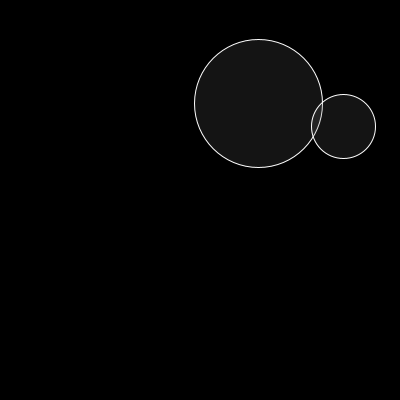
Frame 1 (no input)
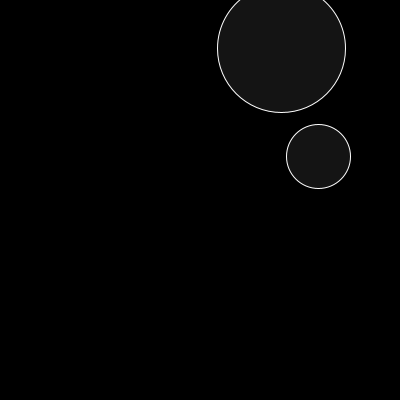
Frame 60 (the mouse pressed at the canvas centre just before this capture)
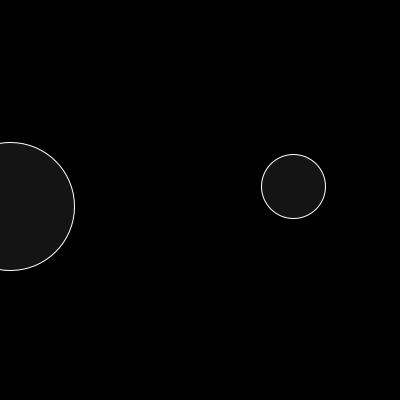
Frame 120 (the mouse held since frame 60 and released just before this capture)

The Processing sketch that drew these frames (run headless with seeded random() and noise(); from frame 60 on, the mouse is pressed at the canvas centre):

// Processing sketch: exemple_18_03_deux_balles
// ── exemple_18_03_deux_balles.pde
Balle b1, b2;

void setup() {
  size(400, 400);
  b1 = new Balle(64);
  b2 = new Balle(32);
}

void draw() {
  background(0);
  b1.dessiner();
  b2.dessiner();
  b1.bouger();
  b2.bouger();
}
// ── Balle.pde
class Balle {
  float r;      // Rayon
  float x, y;   // Position
  float vx, vy; // Vitesse
  
  Balle(float r) {
    this.r = r;
    x = random(width);
    y = random(height);
    vx = random(-5, 5);
    vy = random(-5, 5);
  }
  
  void bouger() {
    x += vx;
    y += vy;
    if (x < 0 || x > width) {
      vx *= -1;
    }
    if (y < 0 || y > height) {
      vy *= -1;
    }
  }
  
  void dessiner() {
    stroke(255);
    fill(100, 50);
    ellipse(x, y, 2 * r, 2 * r);
  }
}
